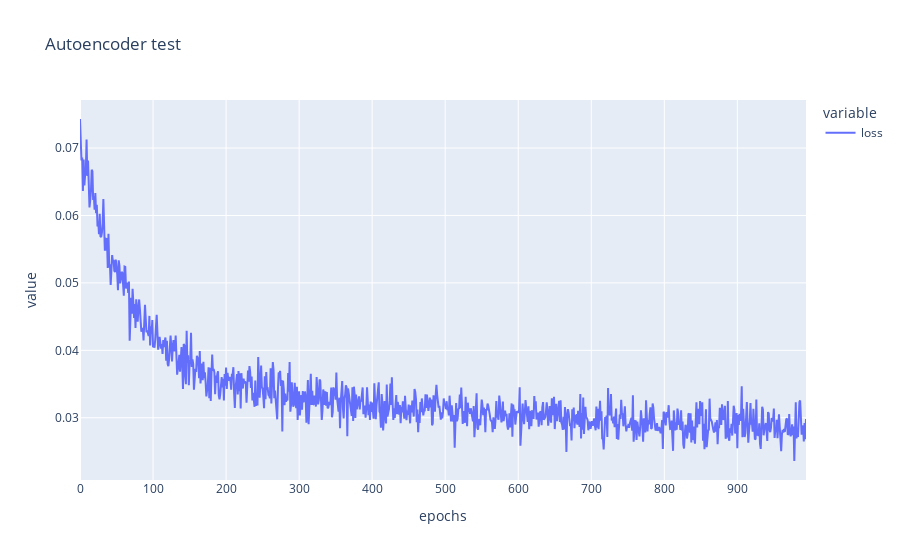

Notebook source saved alongside this figure:
### Code cell
stats = autoencoder.adam().fit(
    X=images,
    Y=images,
    epochs=1000,
    batch_size=64,
    loss_criterion="MSELoss",
    verbose=True,
    info="Autoencoder test"
)
stats[5:].plot_loss()

### Figure 1 — Plotly figure (JSON) as saved in the notebook; plotly's stock layout.template omitted (floating-point values rounded to 4 significant figures; data arrays with more than 128 entries replaced by an {"elided": "..."} marker saying what was removed)
{"data": [{"hovertemplate": "variable=loss<br>epochs=%{x}<br>value=%{y}<extra></extra>", "legendgroup": "loss", "line": {"color": "#636efa", "dash": "solid"}, "marker": {"symbol": "circle"}, "mode": "lines", "name": "loss", "orientation": "v", "showlegend": true, "type": "scatter", "x": {"elided": "995 int values"}, "xaxis": "x", "y": {"elided": "995 float values"}, "yaxis": "y"}], "layout": {"legend": {"title": {"text": "variable"}, "tracegroupgap": 0}, "title": {"text": "Autoencoder test"}, "xaxis": {"anchor": "y", "domain": [0, 1], "title": {"text": "epochs"}}, "yaxis": {"anchor": "x", "domain": [0, 1], "title": {"text": "value"}}}}
